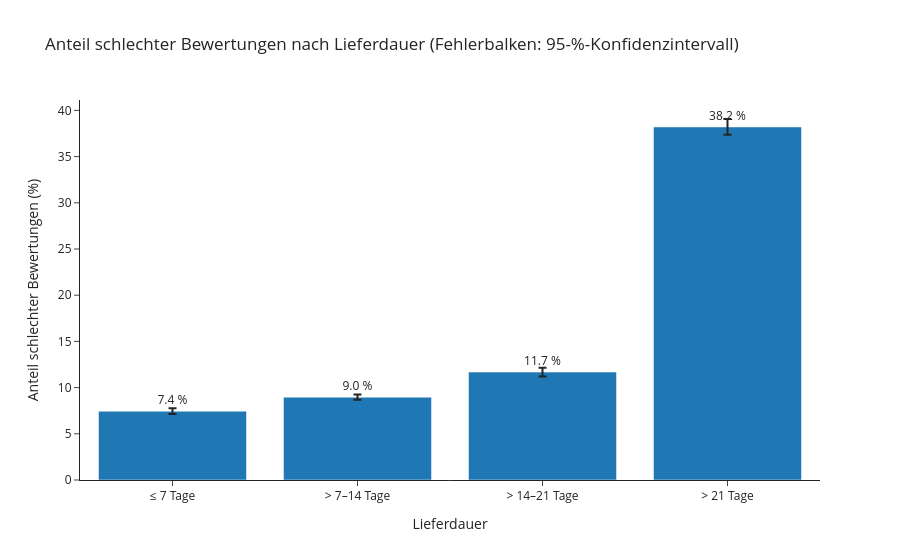

Notebook code for this chart:
### Code cell
# Daten für die Grafik vorbereiten
plot_b2 = tab_b2.reset_index()
plot_b2["Lieferdauer"] = plot_b2["delivery_days_group"].astype(str)
plot_b2["Anteil (%)"] = plot_b2["share_bad"] * 100
plot_b2["Fehler oben"] = (plot_b2["ci_high"] - plot_b2["share_bad"]) * 100
plot_b2["Fehler unten"] = (plot_b2["share_bad"] - plot_b2["ci_low"]) * 100

# Balkendiagramm mit Konfidenzintervallen
fig = px.bar(
    plot_b2,
    x="Lieferdauer",
    y="Anteil (%)",
    error_y="Fehler oben",
    error_y_minus="Fehler unten",
    text=plot_b2["Anteil (%)"].round(1).astype(str) + " %",
    hover_data={"n_orders": True, "n_bad": True},
    template='simple_white',
    title="Anteil schlechter Bewertungen nach Lieferdauer (Fehlerbalken: 95-%-Konfidenzintervall)",
)
fig.update_traces(textposition="outside")
fig.update_layout(yaxis_title="Anteil schlechter Bewertungen (%)", )
fig.show()

### Figure 1 — Plotly figure (JSON) as saved in the notebook; plotly's stock layout.template omitted (floating-point values rounded to 4 significant figures)
{"data": [{"customdata": [[25933, 1931], [39997, 3584], [17582, 2053], [12312, 4704]], "error_y": {"array": [0.3259, 0.2839, 0.4831, 0.8618], "arrayminus": [0.3132, 0.276, 0.4663, 0.8545]}, "hovertemplate": "Lieferdauer=%{x}<br>Anteil (%)=%{y}<br>text=%{text}<br>n_orders=%{customdata[0]}<br>n_bad=%{customdata[1]}<extra></extra>", "legendgroup": "", "marker": {"color": "#1F77B4", "pattern": {"shape": ""}}, "name": "", "orientation": "v", "showlegend": false, "text": ["7.4 %", "9.0 %", "11.7 %", "38.2 %"], "textposition": "outside", "type": "bar", "x": ["≤ 7 Tage", "> 7–14 Tage", "> 14–21 Tage", "> 21 Tage"], "xaxis": "x", "y": [7.446, 8.961, 11.68, 38.21], "yaxis": "y"}], "layout": {"barmode": "relative", "legend": {"tracegroupgap": 0}, "title": {"text": "Anteil schlechter Bewertungen nach Lieferdauer (Fehlerbalken: 95-%-Konfidenzintervall)"}, "xaxis": {"anchor": "y", "domain": [0, 1], "title": {"text": "Lieferdauer"}}, "yaxis": {"anchor": "x", "domain": [0, 1], "title": {"text": "Anteil schlechter Bewertungen (%)"}}}}
